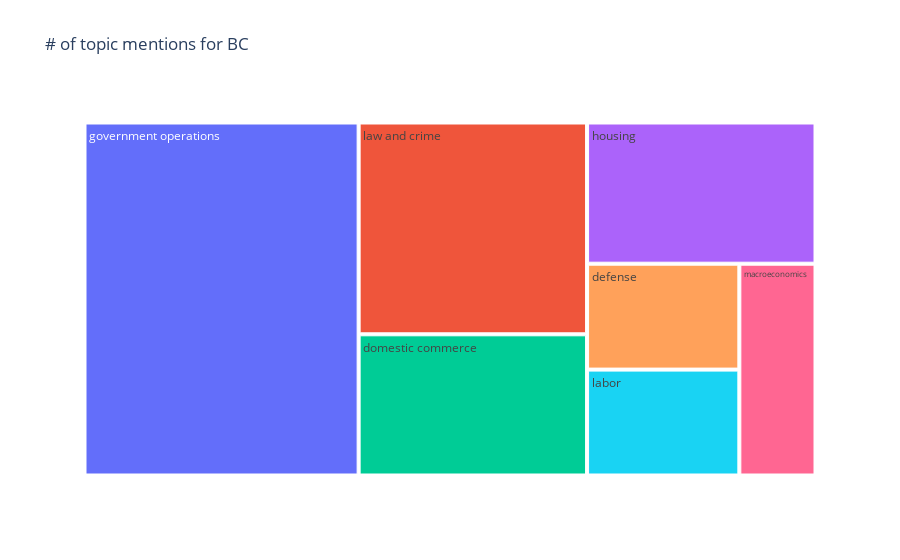

The cell this chart's notebook holds for it:
### Markdown cell above
## Treemap for BC's Legislation Topic

### Code cell
BC_topic = div_legislation['topic']
topic_dic = dict()
for topic in BC_topic:
    if topic in topic_dic:
        topic_dic[topic] += 1
    else:
        topic_dic[topic] = 1
BC_df = pd.DataFrame(list(topic_dic.items()),columns = ['topic','count'])
fig = px.treemap(BC_df, path=["topic"], values="count", title = "# of topic mentions for BC")
fig.data[0].hovertemplate = '%{label}<br>%{value}'
fig.write_html("BC_topic.html")
fig.show()

### Figure 1 — Plotly figure (JSON) as saved in the notebook; plotly's stock layout.template omitted (floating-point values rounded to 4 significant figures)
{"data": [{"branchvalues": "total", "domain": {"x": [0, 1], "y": [0, 1]}, "hovertemplate": "%{label}<br>%{value}", "ids": ["defense", "domestic commerce", "government operations", "housing", "labor", "law and crime", "macroeconomics"], "labels": ["defense", "domestic commerce", "government operations", "housing", "labor", "law and crime", "macroeconomics"], "name": "", "parents": ["", "", "", "", "", "", ""], "type": "treemap", "values": [1, 2, 6, 2, 1, 3, 1]}], "layout": {"autosize": true, "legend": {"tracegroupgap": 0}, "title": {"text": "# of topic mentions for BC"}}}
